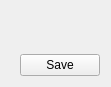
<?xml version="1.0" encoding="UTF-8"?>
<ui version="4.0">
 <class>MainMenu::CDateTime</class>
 <widget class="QWidget" name="MainMenu::CDateTime">
  <property name="geometry">
   <rect>
    <x>0</x>
    <y>0</y>
    <width>111</width>
    <height>87</height>
   </rect>
  </property>
  <property name="windowTitle">
   <string>Form</string>
  </property>
  <layout class="QVBoxLayout" name="verticalLayout">
   <item>
    <spacer name="verticalSpacer">
     <property name="orientation">
      <enum>Qt::Vertical</enum>
     </property>
     <property name="sizeHint" stdset="0">
      <size>
       <width>20</width>
       <height>27</height>
      </size>
     </property>
    </spacer>
   </item>
   <item>
    <layout class="QHBoxLayout" name="horizontalLayout_2">
     <property name="spacing">
      <number>0</number>
     </property>
     <item>
      <spacer name="horizontalSpacer">
       <property name="orientation">
        <enum>Qt::Horizontal</enum>
       </property>
       <property name="sizeHint" stdset="0">
        <size>
         <width>40</width>
         <height>20</height>
        </size>
       </property>
      </spacer>
     </item>
     <item>
      <widget class="MainMenu::CWheelPanel" name="scrollPanelDate" native="true"/>
     </item>
     <item>
      <spacer name="horizontalSpacer_2">
       <property name="orientation">
        <enum>Qt::Horizontal</enum>
       </property>
       <property name="sizeHint" stdset="0">
        <size>
         <width>38</width>
         <height>20</height>
        </size>
       </property>
      </spacer>
     </item>
     <item>
      <widget class="MainMenu::CWheelPanel" name="scrollPanelTime" native="true"/>
     </item>
     <item>
      <spacer name="horizontalSpacer_3">
       <property name="orientation">
        <enum>Qt::Horizontal</enum>
       </property>
       <property name="sizeHint" stdset="0">
        <size>
         <width>40</width>
         <height>20</height>
        </size>
       </property>
      </spacer>
     </item>
    </layout>
   </item>
   <item>
    <spacer name="verticalSpacer_3">
     <property name="orientation">
      <enum>Qt::Vertical</enum>
     </property>
     <property name="sizeHint" stdset="0">
      <size>
       <width>20</width>
       <height>28</height>
      </size>
     </property>
    </spacer>
   </item>
   <item>
    <layout class="QHBoxLayout" name="horizontalLayout">
     <item>
      <spacer name="horizontalSpacer_4">
       <property name="orientation">
        <enum>Qt::Horizontal</enum>
       </property>
       <property name="sizeHint" stdset="0">
        <size>
         <width>418</width>
         <height>20</height>
        </size>
       </property>
      </spacer>
     </item>
     <item>
      <widget class="QPushButton" name="pushButton">
       <property name="focusPolicy">
        <enum>Qt::NoFocus</enum>
       </property>
       <property name="text">
        <string>Save</string>
       </property>
      </widget>
     </item>
    </layout>
   </item>
  </layout>
 </widget>
 <customwidgets>
  <customwidget>
   <class>MainMenu::CWheelPanel</class>
   <extends>QWidget</extends>
   <header>MainMenu/Include/WheelPanel.h</header>
   <container>1</container>
  </customwidget>
 </customwidgets>
 <resources/>
 <connections/>
</ui>
